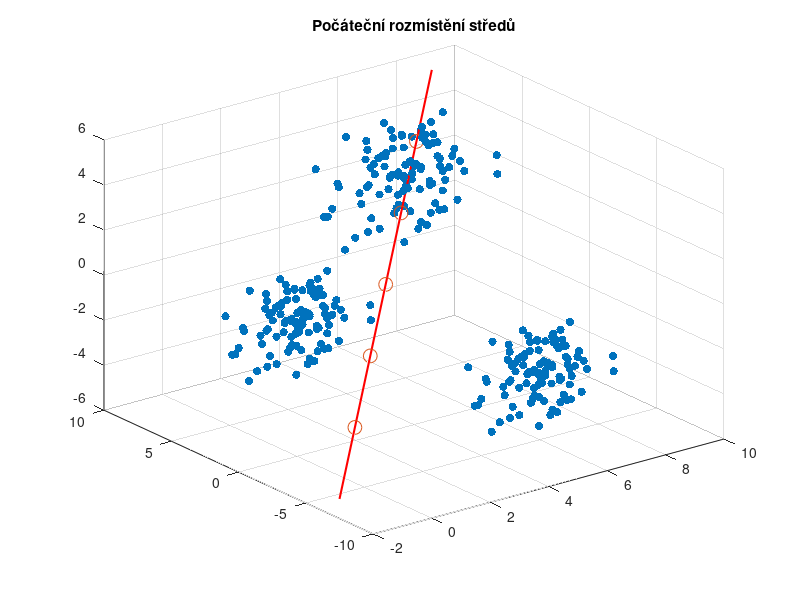
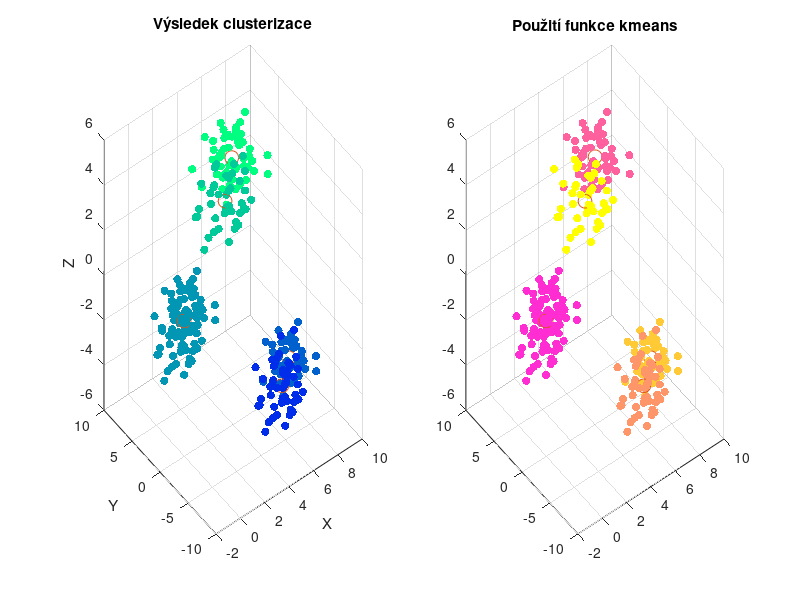

MATLAB code for these plots, in order:
clc; clear; format long g; close all

%% Načtení dat
% M = load('body.mat'); % shluky ziskane z funkce gen_points_figure
 M = load('data3D.mat'); % shluky ziskane z funkce gen_points_randn3D
M = cell2mat(struct2cell(M));
N = length(M);
x = M(:,1); y = M(:,2); z = M(:,3) ;

%% Počet shluků
n = input('Pocet shluku: ');

% 1. Výpočet diagonální přímky
min_point = [min(x), min(y),  min(z)]; % Bod s minimálními souřadnicemi
max_point = [max(x), max(y), max(z)]; % Bod s maximálními souřadnicemi

% 2. Rozmístění počátečních středů podél přímky
xs = linspace(min_point(1), max_point(1), n+2)'; % Rovnoměrně mezi min(x) a max(x)
ys = linspace(min_point(2), max_point(2), n+2)'; % Rovnoměrně mezi min(y) a max(y)
zs = linspace(min_point(3), max_point(3), n+2)'; % Rovnoměrně mezi min(z) a max(z)

S = [xs(2:end-1), ys(2:end-1), zs(2:end-1)]; % Počáteční středy

% Zobrazení dat a počátečních středů
figure(2);
scatter3(x, y,z, 'filled'); hold on;
plot3([min_point(1), max_point(1)], [min_point(2), max_point(2)], [min_point(3), max_point(3)], 'r-', 'LineWidth', 1.5); % Diagonální přímka
scatter3(S(:,1), S(:,2),S(:,3), 100, 'g*'); % Počáteční středy
title('Počáteční rozmístění středů');
hold off;

%% Algoritmus k-means
podminka = 0.01; % Tolerance
dS = 1;
maxIter = 100; % Maximální počet iterací
iter = 0;

while any(dS > podminka) && iter < maxIter
    iter = iter + 1;
    L = zeros(N, 1);
    d2 = zeros(n, 1);
    
    % Přiřazení bodů k nejbližšímu středu
    for i = 1:N
        for j = 1:n
            d2(j) = (x(i) - S(j,1))^2 + (y(i) - S(j,2))^2 + (z(i) - S(j,3))^2;
        end
        [~, L(i)] = min(d2);
    end
    
    % Přepočet center shluků
    nove_S = zeros(n, 3);
    for j = 1:n
        k = find(L == j);
        if isempty(k)
            nove_S(j,:) = S(j,:); % Pokud je shluk prázdný
        else
            nove_S(j,:) = mean(M(k,:));
        end
    end
    
    % Vzdálenost posunu středu
    dS = sqrt((nove_S(:,1) - S(:,1)).^2 + (nove_S(:,2) - S(:,2)).^2 + (nove_S(:,3) - S(:,3)).^2);
    S = nove_S;
end

%
%% porovnani vysledku s kmeans funkci
[idx,C] = kmeans(M,n);


%% Vizualizace
figure(3);
subplot(1,2,1)
grid on;
scatter3(x, y,z, [], L,'filled'); 
colormap(gca,"winter")
hold on;
scatter3(S(:,1), S(:,2), S(:,3), 100, 'r*'); % Středy shluků
title('Výsledek clusterizace');
xlabel('X'); ylabel('Y'); zlabel('Z');

subplot(1,2,2)
scatter3(M(:,1),M(:,2),M(:,3),36 ,idx, 'filled')
hold on
scatter3(C(:,1),C(:,2), C(:,3), 100, 'r*'); 
colormap(gca,"spring")
legend off
title('Použití funkce kmeans')
